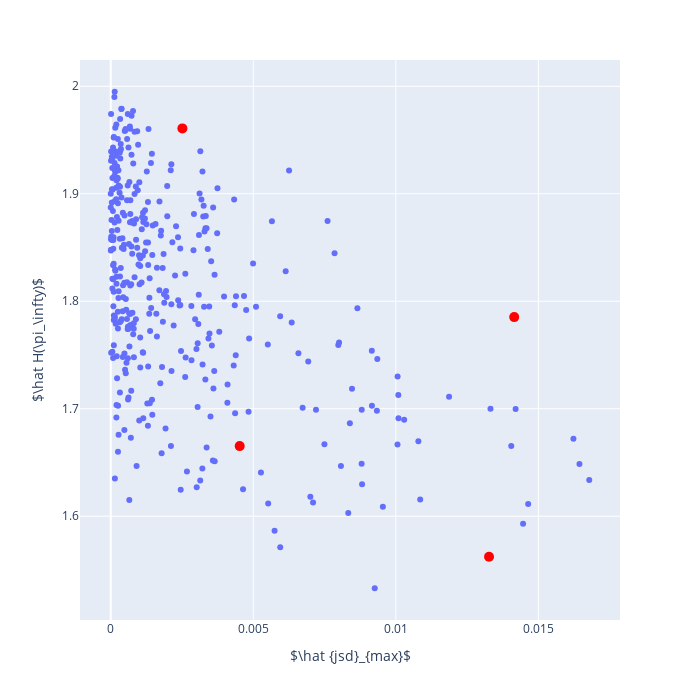

Here is the notebook cell this chart was saved with:
### Markdown cell above
We show the position of the selected seed alignments (red markers) with respect to the full distribution (blue markers).

### Code cell
x_label = "jsd"
y_label = "entropy"
nseed_plot = {
    "x": not_seeds.columns[x_label],
    "y": not_seeds.columns[y_label],
    "mode": "markers",
}
seed_plot = {
    "x": seeds.columns[x_label],
    "y": seeds.columns[y_label],
    "mode": "markers",
    "marker_size": 10,
    "marker_color": "red",
}
traces = [nseed_plot, seed_plot]

fig = px.scatter()
fig.add_traces(traces)

size = 700
fig.update_layout(
    showlegend=False,
    xaxis=dict(title=r"$\hat {jsd}_{max}$"),
    yaxis=dict(title=r"$\hat H(\pi_\infty)$"),
    width=size,
    height=size,
)
fig.show()

### Figure 1 — Plotly figure (JSON) as saved in the notebook; plotly's stock layout.template omitted (floating-point values rounded to 4 significant figures; data arrays with more than 128 entries replaced by an {"elided": "..."} marker saying what was removed)
{"data": [{"mode": "markers", "type": "scatter", "x": {"elided": "376 float values"}, "y": {"elided": "376 float values"}}, {"marker": {"color": "red", "size": 10}, "mode": "markers", "type": "scatter", "x": [0.01415, 0.01327, 0.004523, 0.002512], "y": [1.785, 1.562, 1.665, 1.961]}], "layout": {"height": 700, "legend": {"tracegroupgap": 0}, "margin": {"t": 60}, "showlegend": false, "width": 700, "xaxis": {"anchor": "y", "domain": [0, 1], "title": {"text": "$\\hat {jsd}_{max}$"}}, "yaxis": {"anchor": "x", "domain": [0, 1], "title": {"text": "$\\hat H(\\pi_\\infty)$"}}}}
